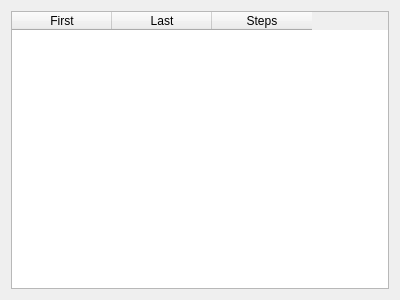
<?xml version="1.0" encoding="UTF-8"?>
<ui version="4.0">
 <class>Form</class>
 <widget class="QWidget" name="Form">
  <property name="geometry">
   <rect>
    <x>0</x>
    <y>0</y>
    <width>400</width>
    <height>300</height>
   </rect>
  </property>
  <property name="windowTitle">
   <string>Form</string>
  </property>
  <layout class="QVBoxLayout" name="verticalLayout">
   <item>
    <widget class="QTableWidget" name="tableWidget">
     <column>
      <property name="text">
       <string>First</string>
      </property>
     </column>
     <column>
      <property name="text">
       <string>Last</string>
      </property>
     </column>
     <column>
      <property name="text">
       <string>Steps</string>
      </property>
     </column>
    </widget>
   </item>
  </layout>
 </widget>
 <resources/>
 <connections/>
</ui>
